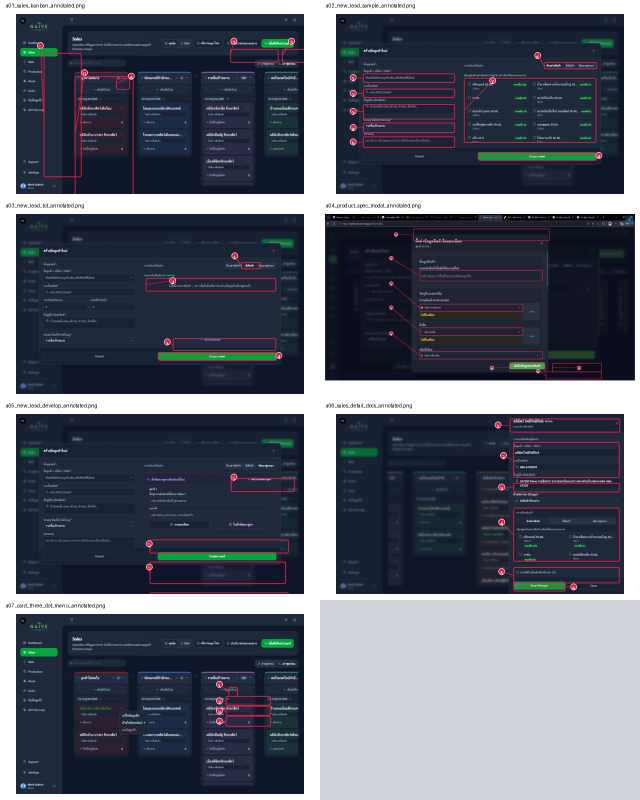
#> input picture output/pdf/annotation_montage_before.png, 1280 x 1600 px, given in place of 01-production-received-dark.png, which was not available (shown at 1/2 size)
$ python create_operations_manual_annotations.py
#> lines starting #> are read from the running program, lines starting #| are printed output that depends on the picture
"""Create clean numbered pointers for Production and Stock manual screenshots."""

from math import atan2, cos, sin
from pathlib import Path

from PIL import Image, ImageDraw, ImageFont


ROOT = Path(__file__).resolve().parents[1]
FONT = Path("C:/Windows/Fonts/arialbd.ttf")
NAVY = (15, 42, 67, 255)
AMBER = (245, 158, 11, 255)
WHITE = (255, 255, 255, 255)


def draw_pointer(draw, number, badge, target, radius, font):
    bx, by = badge
    tx, ty = target
    angle = atan2(ty - by, tx - bx)
    start = (bx + cos(angle) * radius, by + sin(angle) * radius)
    end = (tx - cos(angle) * 8, ty - sin(angle) * 8)
    draw.line((*start, *end), fill=WHITE, width=8)
    draw.line((*start, *end), fill=AMBER, width=4)
    arrow_size = 13
    left = (tx - cos(angle) * arrow_size + cos(angle + 1.5708) * 7,
            ty - sin(angle) * arrow_size + sin(angle + 1.5708) * 7)
    right = (tx - cos(angle) * arrow_size + cos(angle - 1.5708) * 7,
             ty - sin(angle) * arrow_size + sin(angle - 1.5708) * 7)
    draw.polygon([target, left, right], fill=AMBER)
    draw.ellipse((bx-radius-3, by-radius-3, bx+radius+3, by+radius+3), fill=WHITE)
    draw.ellipse((bx-radius, by-radius, bx+radius, by+radius), fill=NAVY)
    label = str(number)
    box = draw.textbbox((0, 0), label, font=font)
    draw.text((bx-(box[2]-box[0])/2, by-(box[3]-box[1])/2-box[1]), label, fill=WHITE, font=font)


def annotate(source_dir, output_dir, source_name, output_name, pointers):
#> called with source_name = '01-production-received-dark.png', output_name = '01-overview.png'
    image = Image.open(source_dir / source_name).convert("RGBA")
    overlay = Image.new("RGBA", image.size, (0, 0, 0, 0))
#> overlay: PIL image 1280x1600 RGBA; every value is 0
    draw = ImageDraw.Draw(overlay)
    scale = image.width / 1600
#> scale = 0.8
    radius = max(21, round(27 * scale))
#> radius = 22
    font = ImageFont.truetype(str(FONT), max(22, round(29 * scale)))
    for pointer in pointers:
        draw_pointer(draw, pointer[0], (pointer[1], pointer[2]),
                     (pointer[3], pointer[4]), radius, font)
    output_dir.mkdir(parents=True, exist_ok=True)
    Image.alpha_composite(image, overlay).convert("RGB").save(
        output_dir / output_name, quality=96
    )
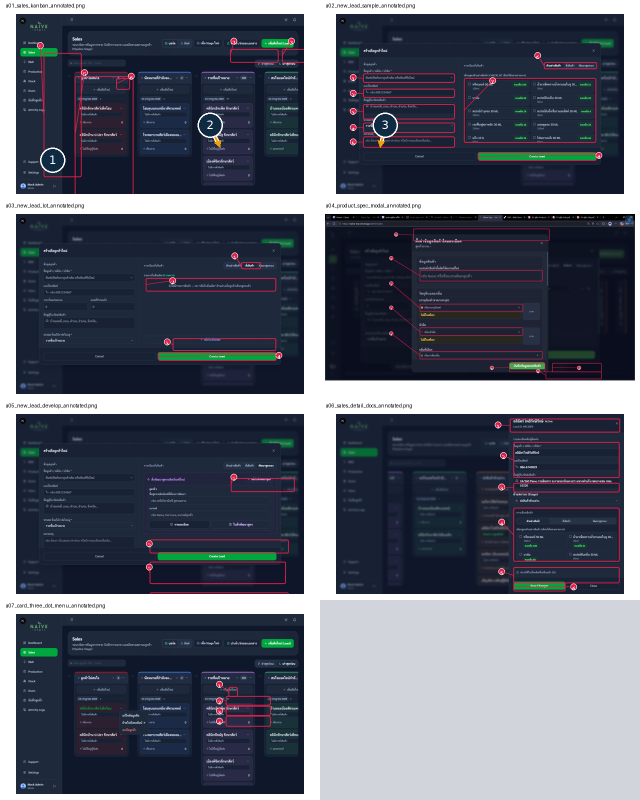
#> saved as 01-overview.png: PIL image 1280x1600 RGB (shown at 1/2 size); mean R, G, B 90.7, 95.9, 108.6


def build_group(source_name, output_name, jobs):
    source_dir = ROOT / "output" / "pdf" / source_name
    output_dir = ROOT / "output" / "pdf" / output_name
    for source, output, pointers in jobs:
        annotate(source_dir, output_dir, source, output, pointers)
#> pass 2 of the loop in build_group, `for source, output, pointers in jobs:`:
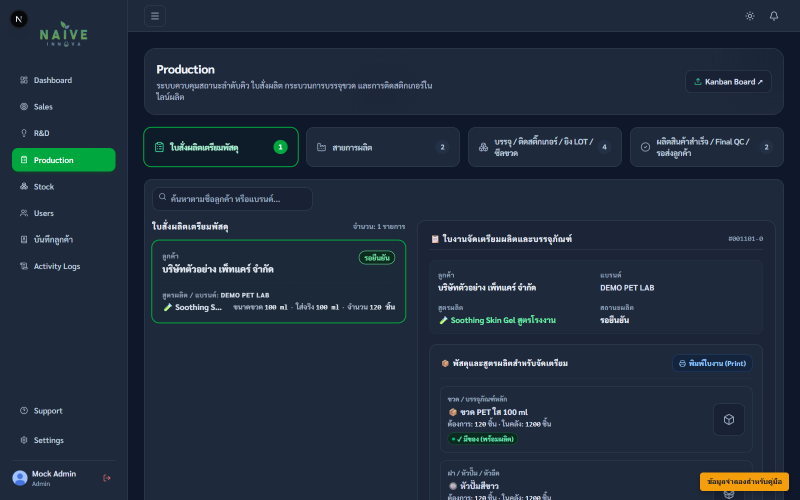
#> input picture output/pdf/production_manual_assets/02-production-preparation-dark.png, 1600 x 1000 px (shown at 1/2 size)
#> image: PIL image 1600x1000 RGBA
#> overlay: PIL image 1600x1000 RGBA; every value is 0
#> in annotate (call 2), `Image.alpha_composite(image, overlay).convert("RGB").save( output_dir ..`:
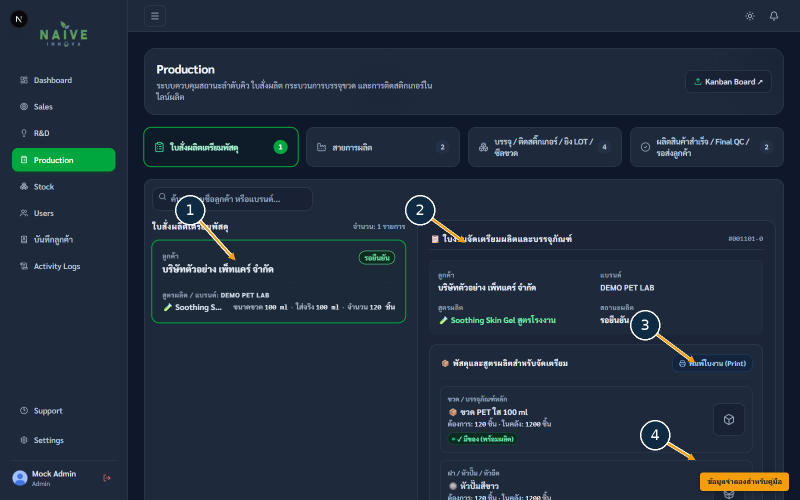
#> saved as 02-preparation.png: PIL image 1600x1000 RGB (shown at 1/2 size); mean R, G, B 32.7, 44.8, 60.6
#> pass 3 of the loop in build_group, `for source, output, pointers in jobs:`:
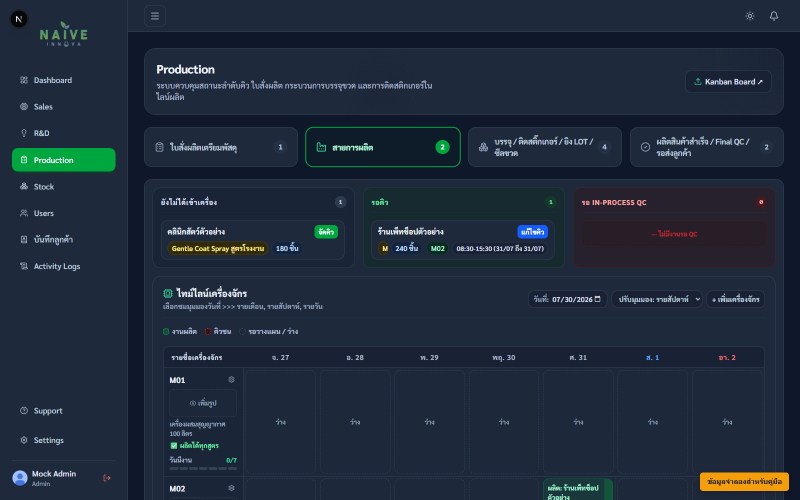
#> input picture output/pdf/production_manual_assets/03-production-line-dark.png, 1600 x 1000 px (shown at 1/2 size)
#> in annotate (call 3), `Image.alpha_composite(image, overlay).convert("RGB").save( output_dir ..`:
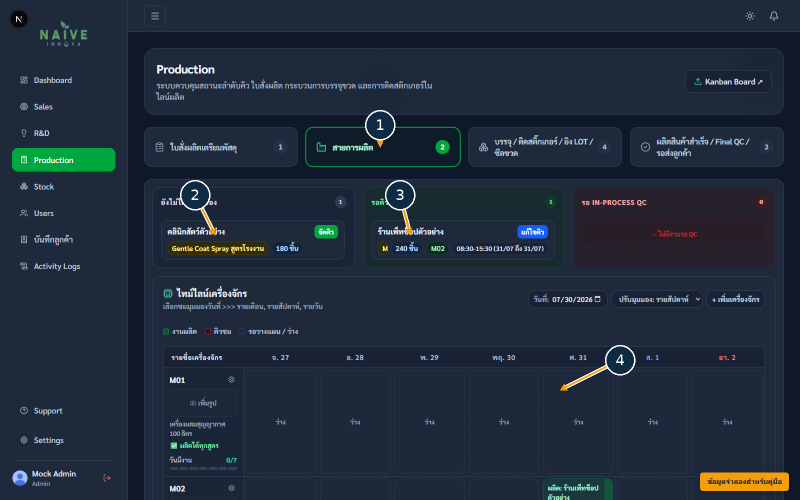
#> saved as 03-line.png: PIL image 1600x1000 RGB (shown at 1/2 size); mean R, G, B 32.4, 43.6, 59.2
#> the loop made 6 passes; the first 3 are shown


def main():
    build_group("production_manual_assets", "production_manual_annotated_assets", [
        ("01-production-received-dark.png", "01-overview.png", [
            (1, 105, 320, 90, 320), (2, 420, 250, 440, 295),
            (3, 770, 250, 760, 295), (4, 1400, 250, 1420, 295),
        ]),
        ("02-production-preparation-dark.png", "02-preparation.png", [
            (1, 380, 420, 470, 520), (2, 840, 420, 930, 485),
            (3, 1290, 650, 1390, 725), (4, 1310, 870, 1390, 920),
        ]),
        ("03-production-line-dark.png", "03-line.png", [
            (1, 760, 250, 760, 295), (2, 390, 390, 430, 470),
            (3, 800, 390, 820, 470), (4, 1240, 720, 1120, 780),
        ]),
        ("04-production-schedule-dark.png", "04-schedule.png", [
            (1, 780, 340, 800, 440), (2, 620, 485, 690, 520),
            (3, 970, 485, 900, 520), (4, 1030, 650, 960, 683),
        ]),
        ("05-production-packaging-dark.png", "05-packaging.png", [
            (1, 1100, 250, 1100, 295), (2, 330, 390, 360, 430),
            (3, 720, 390, 760, 430), (4, 1110, 390, 1140, 430),
            (5, 1450, 760, 1360, 820),
        ]),
        ("06-production-final-qc-dark.png", "06-final-qc.png", [
            (1, 1410, 250, 1410, 295), (2, 880, 430, 960, 550),
            (3, 1270, 760, 1370, 820), (4, 1450, 760, 1470, 820),
        ]),
    ])

    build_group("stock_manual_assets", "stock_manual_annotated_assets", [
        ("01-stock-ingredients-dark.png", "01-ingredients.png", [
            (1, 390, 220, 430, 260), (2, 1210, 320, 1430, 360),
            (3, 730, 475, 760, 550), (4, 1380, 475, 1485, 550),
        ]),
        ("02-stock-add-ingredient-dark.png", "02-add-ingredient.png", [
            (1, 520, 330, 700, 380), (2, 520, 430, 700, 465),
            (3, 520, 535, 700, 555), (4, 1050, 690, 900, 710),
        ]),
        ("03-stock-packaging-dark.png", "03-packaging.png", [
            (1, 780, 220, 760, 260), (2, 420, 390, 430, 430),
            (3, 1080, 500, 1120, 550), (4, 1400, 500, 1490, 620),
        ]),
        ("04-stock-documents-dark.png", "04-documents.png", [
            (1, 1260, 310, 1300, 360), (2, 1120, 400, 1260, 430),
            (3, 1120, 500, 1260, 490), (4, 1120, 595, 1260, 555),
        ]),
        ("05-stock-add-packaging-dark.png", "05-add-packaging.png", [
            (1, 520, 260, 700, 300), (2, 520, 420, 700, 480),
            (3, 520, 610, 700, 645), (4, 1030, 830, 900, 845),
        ]),
        ("06-stock-samples-dark.png", "06-samples.png", [
            (1, 1090, 220, 1090, 260), (2, 1320, 320, 1450, 355),
            (3, 760, 500, 800, 550), (4, 1400, 500, 1490, 620),
        ]),
        ("07-stock-add-sample-dark.png", "07-add-sample.png", [
            (1, 520, 220, 700, 250), (2, 520, 320, 700, 335),
            (3, 520, 560, 700, 605), (4, 1040, 810, 900, 845),
        ]),
        ("08-stock-fg-dark.png", "08-fg.png", [
            (1, 1410, 220, 1410, 260), (2, 1320, 320, 1450, 355),
            (3, 850, 500, 900, 550), (4, 1400, 500, 1490, 620),
        ]),
        ("09-stock-add-fg-lot-dark.png", "09-add-fg-lot.png", [
            (1, 520, 220, 700, 250), (2, 520, 355, 700, 390),
            (3, 520, 520, 700, 555), (4, 1040, 810, 900, 845),
        ]),
        ("10-stock-adjust-dark.png", "10-adjust.png", [
            (1, 1220, 160, 1390, 190), (2, 1180, 330, 1370, 370),
            (3, 1180, 470, 1370, 520), (4, 1230, 900, 1390, 925),
        ]),
    ])
    print("Annotated Production and Stock assets")


if __name__ == "__main__":
#> (the run stopped early here; a loop or call above may not have finished)
